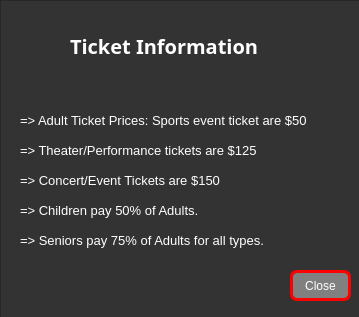
<?xml version="1.0" encoding="UTF-8"?>
<ui version="4.0">
 <class>Dialog</class>
 <widget class="QDialog" name="Dialog">
  <property name="windowModality">
   <enum>Qt::ApplicationModal</enum>
  </property>
  <property name="geometry">
   <rect>
    <x>0</x>
    <y>0</y>
    <width>359</width>
    <height>317</height>
   </rect>
  </property>
  <property name="windowTitle">
   <string>Ticket Info</string>
  </property>
  <widget class="QFrame" name="frame">
   <property name="geometry">
    <rect>
     <x>0</x>
     <y>0</y>
     <width>361</width>
     <height>351</height>
    </rect>
   </property>
   <property name="styleSheet">
    <string notr="true">*{

}
QFrame {
	background: #333;
}

QPushButton {
	color: white;
	background: grey;
	border-style: solid;
	border-color: red;
	border-width: 3px;
	border-radius: 7px;
}

#label_title {
font-size: 18px;
}
QLabel {
	color: white;
}</string>
   </property>
   <property name="frameShape">
    <enum>QFrame::StyledPanel</enum>
   </property>
   <property name="frameShadow">
    <enum>QFrame::Raised</enum>
   </property>
   <widget class="QLabel" name="label">
    <property name="geometry">
     <rect>
      <x>20</x>
      <y>110</y>
      <width>311</width>
      <height>21</height>
     </rect>
    </property>
    <property name="font">
     <font>
      <pointsize>10</pointsize>
     </font>
    </property>
    <property name="text">
     <string>=&gt; Adult Ticket Prices: Sports event ticket are $50</string>
    </property>
   </widget>
   <widget class="QLabel" name="label_2">
    <property name="geometry">
     <rect>
      <x>20</x>
      <y>140</y>
      <width>291</width>
      <height>21</height>
     </rect>
    </property>
    <property name="font">
     <font>
      <pointsize>10</pointsize>
     </font>
    </property>
    <property name="text">
     <string>=&gt; Theater/Performance tickets are $125 </string>
    </property>
   </widget>
   <widget class="QLabel" name="label_3">
    <property name="geometry">
     <rect>
      <x>20</x>
      <y>170</y>
      <width>261</width>
      <height>21</height>
     </rect>
    </property>
    <property name="font">
     <font>
      <pointsize>10</pointsize>
     </font>
    </property>
    <property name="text">
     <string>=&gt; Concert/Event Tickets are $150 </string>
    </property>
   </widget>
   <widget class="QLabel" name="label_4">
    <property name="geometry">
     <rect>
      <x>20</x>
      <y>200</y>
      <width>271</width>
      <height>21</height>
     </rect>
    </property>
    <property name="font">
     <font>
      <pointsize>10</pointsize>
     </font>
    </property>
    <property name="text">
     <string>=&gt; Children pay 50% of Adults.</string>
    </property>
   </widget>
   <widget class="QLabel" name="label_5">
    <property name="geometry">
     <rect>
      <x>20</x>
      <y>230</y>
      <width>301</width>
      <height>21</height>
     </rect>
    </property>
    <property name="font">
     <font>
      <pointsize>10</pointsize>
     </font>
    </property>
    <property name="text">
     <string>=&gt; Seniors pay 75% of Adults for all types.</string>
    </property>
   </widget>
   <widget class="QPushButton" name="pushButton_close">
    <property name="geometry">
     <rect>
      <x>290</x>
      <y>270</y>
      <width>61</width>
      <height>31</height>
     </rect>
    </property>
    <property name="styleSheet">
     <string notr="true"/>
    </property>
    <property name="text">
     <string>Close</string>
    </property>
   </widget>
   <widget class="QLabel" name="label_6">
    <property name="geometry">
     <rect>
      <x>70</x>
      <y>20</y>
      <width>231</width>
      <height>51</height>
     </rect>
    </property>
    <property name="font">
     <font>
      <family>OpenSymbol</family>
      <pointsize>15</pointsize>
      <weight>75</weight>
      <bold>true</bold>
     </font>
    </property>
    <property name="text">
     <string>Ticket Information</string>
    </property>
   </widget>
  </widget>
 </widget>
 <resources/>
 <connections/>
</ui>
